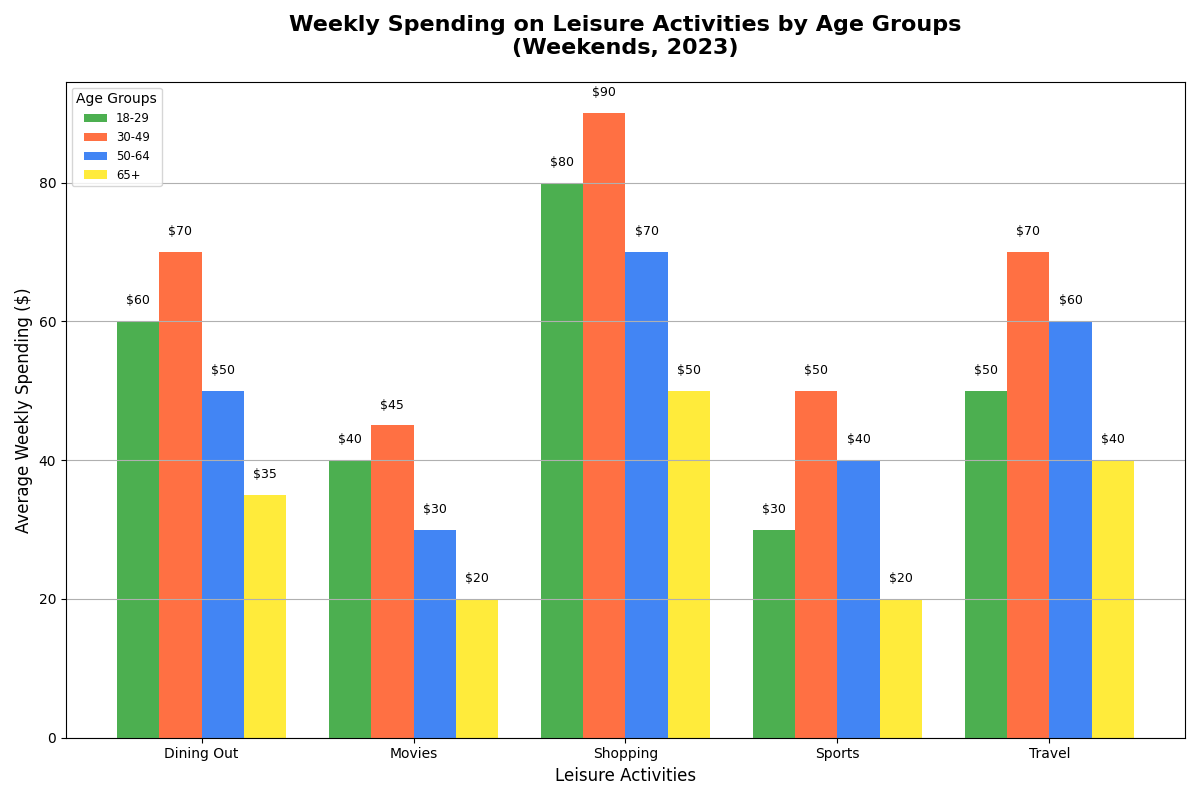

This chart was generated by the following Python code:
import matplotlib.pyplot as plt
import numpy as np

# Backstory: Analysis of the Spending Habits on Leisure Activities
# between Different Age Groups over the Weekends in 2023.

# Categories of leisure activities
activities = ['Dining Out', 'Movies', 'Shopping', 'Sports', 'Travel']

# Average weekly spending (in dollars) by different age groups on these activities
age_group_18_29 = [60, 40, 80, 30, 50]
age_group_30_49 = [70, 45, 90, 50, 70]
age_group_50_64 = [50, 30, 70, 40, 60]
age_group_65_plus = [35, 20, 50, 20, 40]

# Grouping the data for plotting
data = np.array([age_group_18_29, age_group_30_49, age_group_50_64, age_group_65_plus])
age_groups = ['18-29', '30-49', '50-64', '65+']

# Setting the bar width and indices for the grouped bar plot
bar_width = 0.2
indices = np.arange(len(activities))

# Creating subplots
fig, ax = plt.subplots(figsize=(12, 8))

# Colors for the bars
colors = ['#4CAF50', '#FF7043', '#4285F4', '#FFEB3B']

# Plotting the data
for i, (spending, age_group) in enumerate(zip(data, age_groups)):
    bars = ax.bar(indices + i * bar_width, spending, width=bar_width, label=age_group, color=colors[i])
    
    # Adding data labels on top of each bar
    for bar in bars:
        yval = bar.get_height()
        ax.text(bar.get_x() + bar.get_width()/2, yval + 2, f'${yval}', ha='center', va='bottom', fontsize=9)

# Configuring the chart
ax.set_xlabel('Leisure Activities', fontsize=12)
ax.set_ylabel('Average Weekly Spending ($)', fontsize=12)
ax.set_title('Weekly Spending on Leisure Activities by Age Groups\n(Weekends, 2023)', fontsize=16, fontweight='bold', pad=20)
ax.set_xticks(indices + bar_width * 1.5)
ax.set_xticklabels(activities)
ax.legend(title='Age Groups', fontsize='small', loc='upper left')

# Adding a grid for better readability
ax.yaxis.grid(True)

# Automatically adjust layout for readability
plt.tight_layout()

# Display the bar chart
plt.show()
